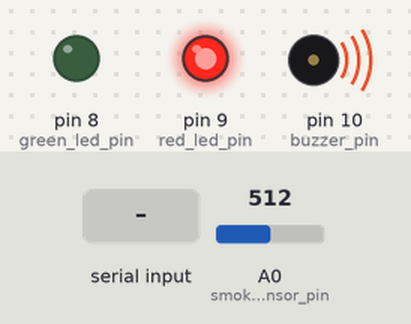
A sketch run on a simulated Arduino Uno, built with avr-gcc and run on an emulated ATmega328P. Shown: output pins drawn as LEDs (lit = HIGH), buzzer (waves = sounding). Inputs (shaded band) come from the test bench; at power-on: A0 (smoke_sensor_pin) = 512. The modem accepts every AT command (registered, SIM ready, sends succeed) and sends nothing else; what the sketch prints to the serial monitor is not drawn.

Above: at 7.2 s.
7.3 s: A0 (smoke_sensor_pin) set to 318
8.8 s: A0 (smoke_sensor_pin) set to 285
At 9.8 s:
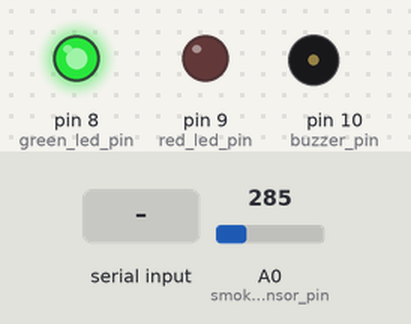
10.3 s: A0 (smoke_sensor_pin) set to 306
At 10.9 s:
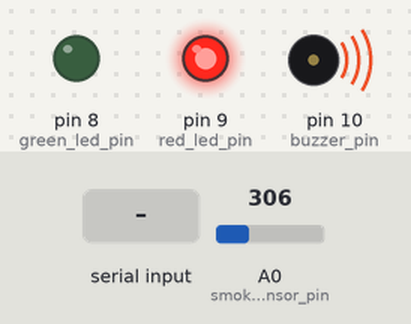
11.8 s: "90,45\n" received over the second serial link
At 12.6 s:
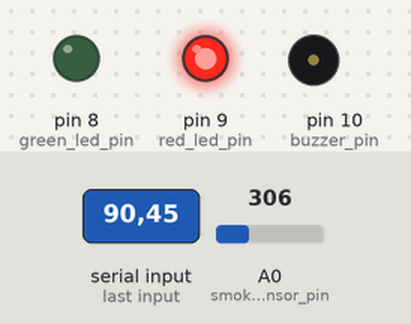
14.3 s: A0 (smoke_sensor_pin) set to 290
At 15.2 s:
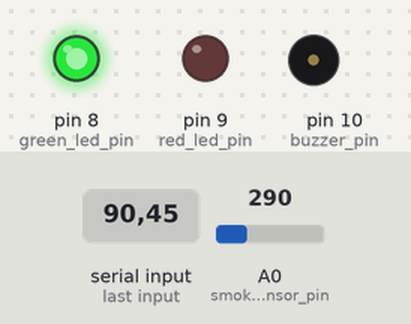
Timing chart, 0 to 16.8 s (numbered marks = the images above; inputs shaded):
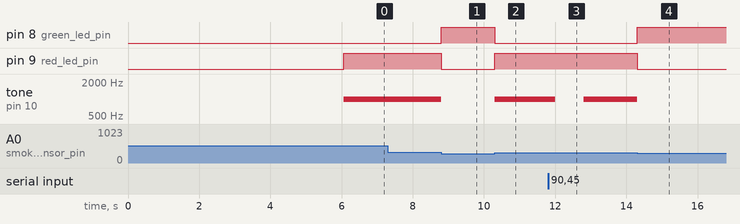

The sketch:

Arduino_ESP8266-qiti.ino
```cpp
#include <SoftwareSerial.h>

#define DEBUG true

SoftwareSerial wifi_module(2,3); // Connect TX pin of esp to the pin 2 of Arduino and RX pin of esp to the pin 3 of Arduino

int red_led_pin = 9;
int green_led_pin = 8;
int buzzer_pin = 10;
int smoke_sensor_pin = A0;

void setup()
{
  Serial.begin(9600);
  wifi_module.begin(9600); // Set the baudrate according to your esp8266
  pinMode(red_led_pin, OUTPUT);
  pinMode(green_led_pin, OUTPUT);
  pinMode(buzzer_pin, OUTPUT);
  pinMode(smoke_sensor_pin, INPUT);
  esp8266_command("AT+RST\r\n",2000,DEBUG); // reset module
  esp8266_command("AT+CWMODE=2\r\n",1000,DEBUG); // configure as access point
  esp8266_command("AT+CIFSR\r\n",1000,DEBUG); // get ip address
  esp8266_command("AT+CIPMUX=1\r\n",1000,DEBUG); // configure for multiple connections
  esp8266_command("AT+CIPSERVER=1,80\r\n",1000,DEBUG); // turn on server on port 80
}
void loop()
{
  int analogSensor = analogRead(smoke_sensor_pin);
  if (analogSensor > 300)
  {
    digitalWrite(red_led_pin, HIGH);
    digitalWrite(green_led_pin, LOW);
    tone(buzzer_pin, 1000, 200);
  }
  else
  {
    digitalWrite(red_led_pin, LOW);
    digitalWrite(green_led_pin, HIGH);
    noTone(buzzer_pin);
  }
  if(wifi_module.available())
  {
    if(wifi_module.find("+IPD,"))
    {
     delay(1000);
     int connectionId = wifi_module.read()-48;
     String webpage = "<h1>IOT Smoke Detection System</h1>";
      webpage +="<p>Smoke Value is ";
      webpage += analogSensor;
      webpage +="</p>";
      if (analogSensor > 400)
      {
        webpage +="<h5>DANGER! Move Somewhere Else</h5>";
      }
      else
      {
        webpage +="<h4>Everything Normal</h4>";
      }
     String cipSend = "AT+CIPSEND=";
     cipSend += connectionId;
     cipSend += ",";
     cipSend +=webpage.length();
     cipSend +="\r\n";
     esp8266_command(cipSend,1000,DEBUG);
     esp8266_command(webpage,1000,DEBUG);
     String closeCommand = "AT+CIPCLOSE=";
     closeCommand+=connectionId; // append connection id
     closeCommand+="\r\n";
     esp8266_command(closeCommand,3000,DEBUG);
    }
  }
}
String esp8266_command(String command, const int timeout, boolean debug)
{
    String response = "ceshi";
    wifi_module.print(command);
    long int time = millis();
    while( (time+timeout) > millis())
    {
      while(wifi_module.available())
      {
        char c = wifi_module.read();
        response+=c;
      }
    }
    if(debug)
    {
      Serial.print(response);
    }
    return response;
}
```

Measured:
- the behaviour switches between 301 and 300 on A0 (smoke_sensor_pin) (found by bisection; images 0 and 1)
- after the input at 7.3 s, every drawn part: stays the same
- after the input at 8.8 s, pin 8 (green_led_pin): LOW → HIGH at once; pin 9 (red_led_pin): HIGH → LOW at once; tone on pin 10 (buzzer_pin): 1000 Hz → silent at once
- after the input at 10.3 s, pin 8 (green_led_pin): HIGH → LOW at once; pin 9 (red_led_pin): LOW → HIGH at once; tone on pin 10 (buzzer_pin): silent → 1000 Hz at once
- after the input at 11.8 s, tone on pin 10 (buzzer_pin): 1000 Hz → silent after 0.20 s, → 1000 Hz 0.80 s later
- after the input at 14.3 s, pin 8 (green_led_pin): LOW → HIGH at once; pin 9 (red_led_pin): HIGH → LOW at once; tone on pin 10 (buzzer_pin): 1000 Hz → silent at once
